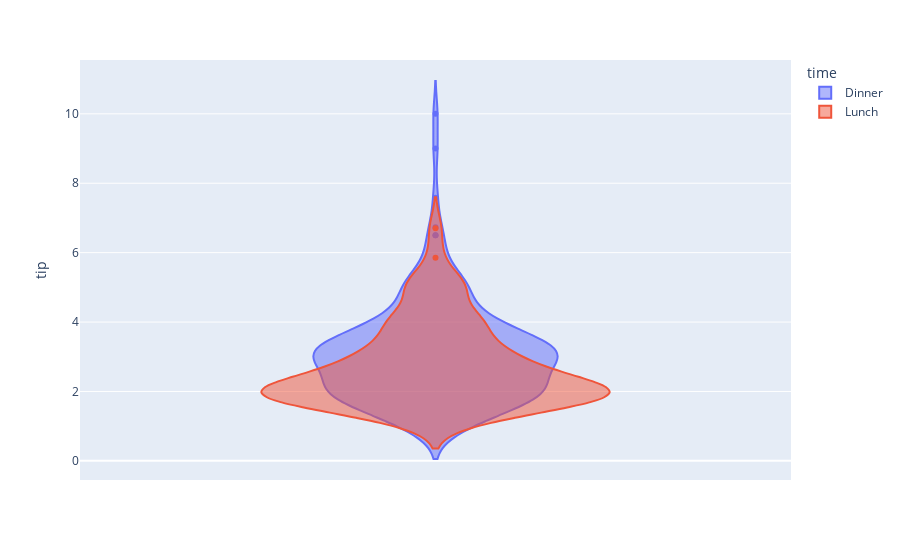

Here is the notebook cell this chart was saved with:
### Code cell
px.violin(df, y="tip", color ="time", violinmode="overlay")

### Figure 1 — Plotly figure (JSON) as saved in the notebook; plotly's stock layout.template omitted (floating-point values rounded to 4 significant figures; data arrays with more than 128 entries replaced by an {"elided": "..."} marker saying what was removed)
{"data": [{"alignmentgroup": "True", "box": {"visible": false}, "hovertemplate": "time=Dinner<br>tip=%{y}<extra></extra>", "legendgroup": "Dinner", "marker": {"color": "#636efa"}, "name": "Dinner", "offsetgroup": "Dinner", "orientation": "v", "scalegroup": "True", "showlegend": true, "type": "violin", "x0": " ", "xaxis": "x", "y": {"elided": "176 float values"}, "y0": " ", "yaxis": "y"}, {"alignmentgroup": "True", "box": {"visible": false}, "hovertemplate": "time=Lunch<br>tip=%{y}<extra></extra>", "legendgroup": "Lunch", "marker": {"color": "#EF553B"}, "name": "Lunch", "offsetgroup": "Lunch", "orientation": "v", "scalegroup": "True", "showlegend": true, "type": "violin", "x0": " ", "xaxis": "x", "y": [4, 3, 2.71, 3, 3.4, 1.83, 5, 2.03, 5.17, 2, 4, 5.85, 3, 1.5, 1.8, 2.92, 2.31, 1.68, 2.5, 2, 2.52, 4.2, 1.48, 2, 2, 2.18, 1.5, 2.83, 1.5, 2, 3.25, 1.25, 2, 2, 2, 2.75, 3.5, 6.7, 5, 5, 2.3, 1.5, 1.36, 1.63, 1.73, 2, 4.19, 2.56, 2.02, 4, 1.44, 2, 5, 2, 2, 4, 2.01, 2, 2.5, 4, 3.23, 2.2, 3.48, 1.92, 3, 1.58, 2.5, 2], "y0": " ", "yaxis": "y"}], "layout": {"autosize": true, "legend": {"title": {"text": "time"}, "tracegroupgap": 0}, "margin": {"t": 60}, "violinmode": "overlay", "xaxis": {"anchor": "y", "autorange": true, "domain": [0, 1], "range": [-0.5, 0.5], "type": "category"}, "yaxis": {"anchor": "x", "autorange": true, "domain": [0, 1], "range": [-0.5513, 11.55], "title": {"text": "tip"}, "type": "linear"}}}
